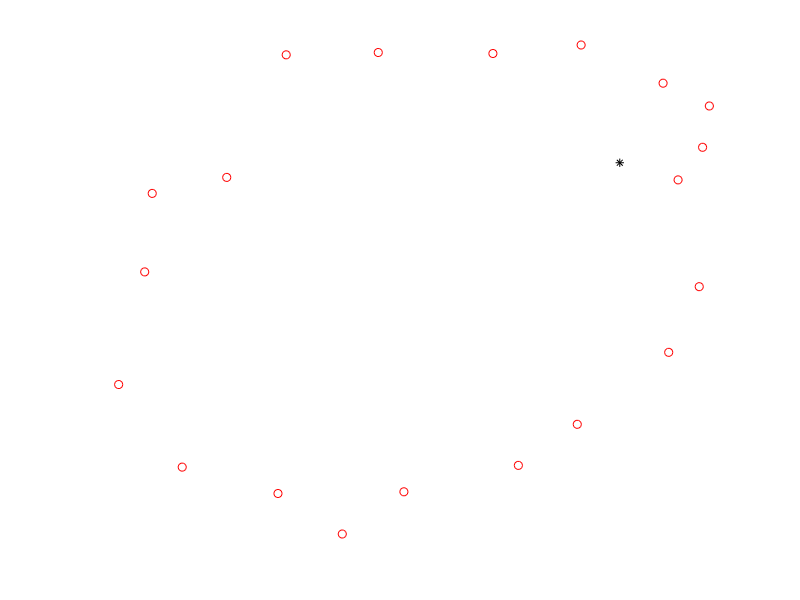

Here is the MATLAB script that generated this plot: (Note: this script raises an error after producing the figure.)
% Script Eg15_3
% Fitting an ellipse to data

% Generate noisy orbit data...
NoiseFactor = .2;
P = 1; A = 6; theta = pi/6;
n = 20; t = linspace(0,2*pi,n);
x1 = (P-A)/2 + ((P+A)/2)*cos(t);   y1 = sqrt(A*P)*sin(t);
x = cos(theta)*x1 - sin(theta)*y1; y = sin(theta)*x1 + cos(theta)*y1;
x = x + NoiseFactor*randn(1,n);    y = y + NoiseFactor*randn(1,n);

% Solicit and display the first approximation...
close all; axis equal off; hold on
plot(x,y,'or',0,0,'*k')
[alpha,beta,sbar,phiValBest] = GetFocusAndString(x,y);
ShowEllipse(alpha,beta,sbar,phiValBest)

% Try to improve the fit...
nTries = 10;
for Try = 2:nTries
   [alpha,beta,stilde,phiVal] = GetFocusAndString(x,y);
   if phiVal < phiValBest
       % Redisplay if an improvement...
       phiValBest = phiVal;
       close all; axis equal off; hold on
       plot(x,y,'or',0,0,'*k')
       ShowEllipse(alpha,beta,sbar,phiValBest)
   end
end